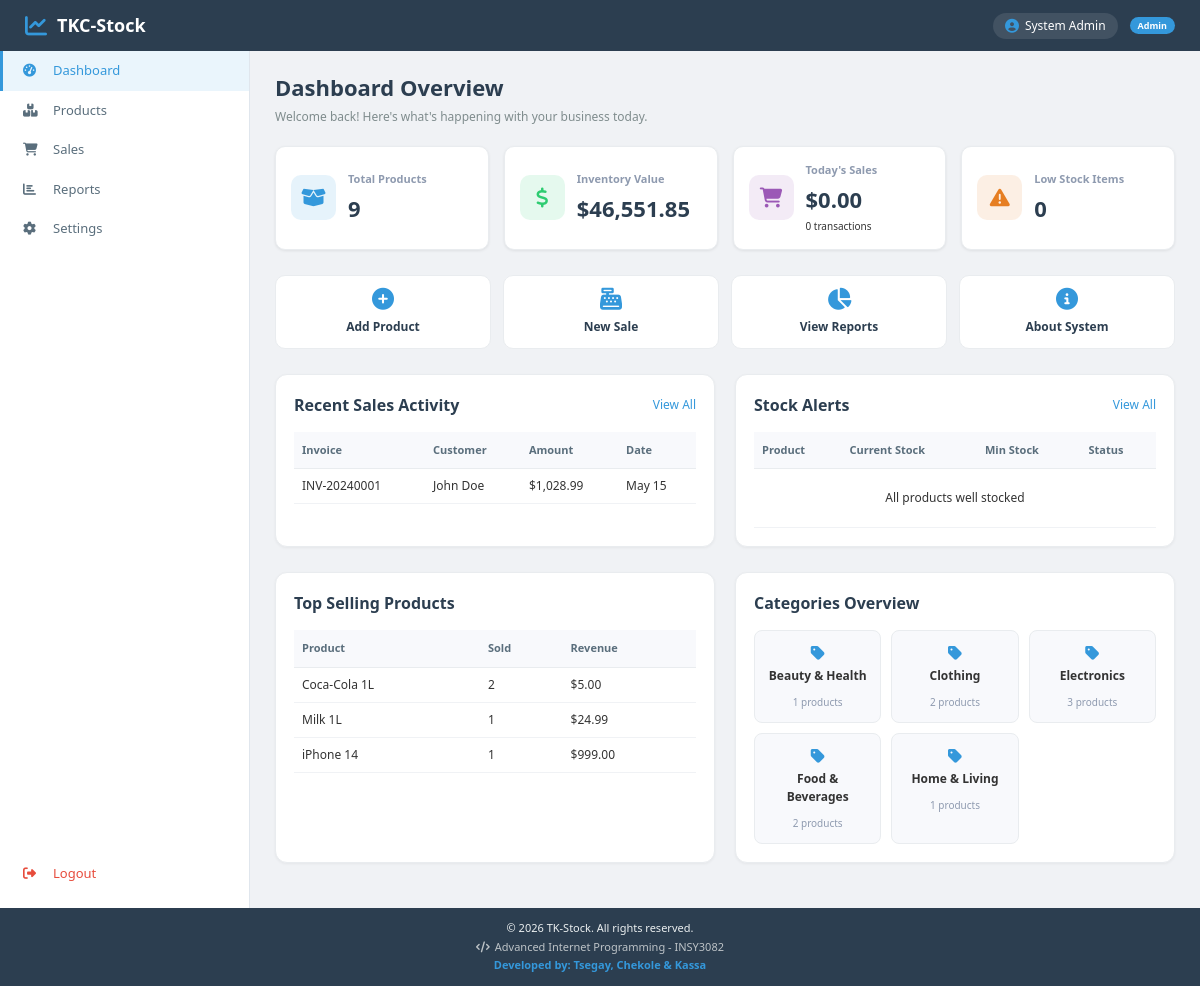
The app's page /index.php?action=dashboard (signed in) with its own data.
### tables this page shows
CREATE TABLE sales (
    id INT(11) UNSIGNED AUTO_INCREMENT PRIMARY KEY,
    invoice_no VARCHAR(50) NOT NULL UNIQUE,
    user_id INT(11) UNSIGNED NOT NULL,
    customer_name VARCHAR(100) DEFAULT 'Walk-in Customer',
    customer_phone VARCHAR(20) DEFAULT NULL,
    subtotal DECIMAL(10,2) NOT NULL DEFAULT 0.00,
    discount_type ENUM('percentage', 'fixed') DEFAULT 'fixed',
    discount_value DECIMAL(10,2) DEFAULT 0.00,
    discount_amount DECIMAL(10,2) DEFAULT 0.00,
    tax_rate DECIMAL(5,2) DEFAULT 0.00,
    tax_amount DECIMAL(10,2) DEFAULT 0.00,
    total_amount DECIMAL(10,2) NOT NULL DEFAULT 0.00,
    payment_method ENUM('cash', 'card', 'mobile') DEFAULT 'cash',
    payment_status ENUM('paid', 'pending', 'cancelled') DEFAULT 'paid',
    notes TEXT,
    created_at TIMESTAMP DEFAULT CURRENT_TIMESTAMP,
    FOREIGN KEY (user_id) REFERENCES users(id),
    INDEX idx_invoice (invoice_no),
    INDEX idx_date (created_at),
    INDEX idx_customer (customer_name)
);

CREATE TABLE products (
    id INT(11) UNSIGNED AUTO_INCREMENT PRIMARY KEY,
    name VARCHAR(100) NOT NULL,
    description TEXT,
    sku VARCHAR(50) UNIQUE,
    price DECIMAL(10,2) NOT NULL DEFAULT 0.00,
    cost_price DECIMAL(10,2) DEFAULT 0.00,
    quantity INT(11) NOT NULL DEFAULT 0,
    min_stock_level INT(11) DEFAULT 5,
    category_id INT(11) UNSIGNED,
    image VARCHAR(255) DEFAULT NULL,
    barcode VARCHAR(100) DEFAULT NULL,
    is_active TINYINT(1) DEFAULT 1,
    created_at TIMESTAMP DEFAULT CURRENT_TIMESTAMP,
    updated_at TIMESTAMP DEFAULT CURRENT_TIMESTAMP ON UPDATE CURRENT_TIMESTAMP,
    FOREIGN KEY (category_id) REFERENCES categories(id) ON DELETE SET NULL,
    INDEX idx_category (category_id),
    INDEX idx_price (price),
    INDEX idx_quantity (quantity)
);

CREATE TABLE categories (
    id INT(11) UNSIGNED AUTO_INCREMENT PRIMARY KEY,
    name VARCHAR(50) NOT NULL UNIQUE,
    description TEXT,
    created_at TIMESTAMP DEFAULT CURRENT_TIMESTAMP,
    product_count INT DEFAULT 0,
    is_active TINYINT(1) DEFAULT 1
);

### controllers/DashboardController.php (called while the page is built, shortened)
<?php
require_once BASE_PATH . '/models/Product.php';
require_once BASE_PATH . '/models/Sale.php';
require_once BASE_PATH . '/models/Category.php';
class DashboardController
{
    private $productModel;
    private $saleModel;
    private $categoryModel;
    public function __construct($db)
    {
        $this->productModel = new Product($db);
        $this->saleModel = new Sale($db);
        $this->categoryModel = new Category($db);
    }
    public function index()
    {
        $product_stats = $this->productModel->getStats();
        $sale_stats = $this->saleModel->getStats();
        $low_stock = $this->productModel->getLowStockProducts();
        $recent_sales = $this->saleModel->getRecent(5);
        $top_products = $this->saleModel->getTopProducts(5);
        $categories = $this->categoryModel->getAll();
        require_once BASE_PATH . '/views/dashboard/index.php';
    }
}

### models/Product.php (called while the page is built, shortened)
<?php
class Product
{
    private $conn;
    private $table = 'products';
    public function __construct($db)
    {
        $this->conn = $db;
    }
    public function getLowStockProducts()
    {
        $query = "SELECT * FROM " . $this->table . "
                  WHERE quantity <= min_stock_level AND quantity > 0 AND is_active = 1";
        return $this->conn->query($query)->fetch_all(MYSQLI_ASSOC);
    }
    public function getOutOfStock()
    {
        $query = "SELECT * FROM " . $this->table . "
                  WHERE quantity = 0 AND is_active = 1";
        return $this->conn->query($query)->fetch_all(MYSQLI_ASSOC);
    }
    public function getStats()
    {
        $stats = [];
        $result = $this->conn->query("SELECT COUNT(*) as total FROM " . $this->table . " WHERE is_active = 1");
        $stats['total_products'] = $result->fetch_assoc()['total'];
        $result = $this->conn->query("SELECT SUM(price * quantity) as value FROM " . $this->table);
        $stats['total_value'] = $result->fetch_assoc()['value'] ?? 0;
        $stats['low_stock'] = count($this->getLowStockProducts());
        $stats['out_of_stock'] = count($this->getOutOfStock());
        return $stats;
    }
}

### models/Sale.php (called while the page is built, shortened)
<?php
class Sale
{
    private $conn;
    public function __construct($db)
    {
        $this->conn = $db;
    }
    public function getStats()
    {
        $stats = [];
        $result = $this->conn->query("SELECT COALESCE(SUM(total_amount), 0) as total, COUNT(*) as count FROM sales WHERE DATE(created_at) = CURDATE() AND payment_status = 'paid'");
        $stats['today'] = $result->fetch_assoc();
        $result = $this->conn->query("SELECT COALESCE(SUM(total_amount), 0) as total, COUNT(*) as count FROM sales WHERE MONTH(created_at) = MONTH(CURDATE()) AND YEAR(created_at) = YEAR(CURDATE())");
        $stats['month'] = $result->fetch_assoc();
        $result = $this->conn->query("SELECT COALESCE(SUM(total_amount), 0) as total, COUNT(*) as count FROM sales");
        $stats['total'] = $result->fetch_assoc();
        return $stats;
    }
    public function getTopProducts($limit = 5)
    {
        $query = "SELECT p.id, p.name, SUM(si.quantity) as total_sold, SUM(si.subtotal) as revenue
                  FROM sale_items si
                  JOIN products p ON si.product_id = p.id
                  GROUP BY p.id
                  ORDER BY total_sold DESC
                  LIMIT $limit";
        $result = $this->conn->query($query);
        return $result->fetch_all(MYSQLI_ASSOC);
    }
    public function getRecent($limit = 5)
    {
        $query = "SELECT s.*, u.username as cashier_name
                  FROM sales s
                  LEFT JOIN users u ON s.user_id = u.id
                  ORDER BY s.created_at DESC
                  LIMIT $limit";
        return $this->conn->query($query)->fetch_all(MYSQLI_ASSOC);
    }
}

### models/Category.php (called while the page is built, shortened)
<?php
class Category
{
    private $conn;
    private $table = 'categories';
    public function __construct($db)
    {
        $this->conn = $db;
    }
    public function getAll()
    {
        $query = "SELECT c.*, COUNT(p.id) as product_count
                  FROM " . $this->table . " c
                  LEFT JOIN products p ON p.category_id = c.id AND p.is_active = 1
                  GROUP BY c.id
                  ORDER BY c.name";
        $result = $this->conn->query($query);
        return $result->fetch_all(MYSQLI_ASSOC);
    }
}

### views/dashboard/index.php (the view, shortened to what this page needs)
<?php
require_once BASE_PATH . '/views/layouts/header.php';
require_once BASE_PATH . '/views/layouts/sidebar.php';
?>
<div class="page-header">
    <h2>Dashboard Overview</h2>
    <p>Welcome back! Here's what's happening with your business today.</p>
</div>
<div class="stats-row">
    <div class="stat-card">
        <div class="stat-icon blue">
            <i class="fas fa-box-open"></i>
        </div>
        <div class="stat-info">
            <h3>Total Products</h3>
            <p class="stat-number"><?php echo number_format($product_stats['total_products'] ?? 0); ?></p>
        </div>
    </div>
    <div class="stat-card">
        <div class="stat-icon green">
            <i class="fas fa-dollar-sign"></i>
        </div>
        <div class="stat-info">
            <h3>Inventory Value</h3>
            <p class="stat-number">$<?php echo number_format($product_stats['total_value'] ?? 0, 2); ?></p>
        </div>
    </div>
    <div class="stat-card">
        <div class="stat-icon purple">
            <i class="fas fa-shopping-cart"></i>
        </div>
        <div class="stat-info">
            <h3>Today's Sales</h3>
            <p class="stat-number">$<?php echo number_format($sale_stats['today']['total'] ?? 0, 2); ?></p>
            <p class="stat-change"><?php echo $sale_stats['today']['count'] ?? 0; ?> transactions</p>
        </div>
    </div>
    <div class="stat-card">
        <div class="stat-icon orange">
            <i class="fas fa-exclamation-triangle"></i>
        </div>
        <div class="stat-info">
            <h3>Low Stock Items</h3>
            <p class="stat-number"><?php echo count($low_stock); ?></p>
        </div>
    </div>
</div>
<div class="actions-row">
    <a href="index.php?action=products-create" class="action-btn">
        <i class="fas fa-plus-circle"></i>
        <span>Add Product</span>
    </a>
    <a href="index.php?action=sales" class="action-btn">
        <i class="fas fa-cash-register"></i>
        <span>New Sale</span>
    </a>
    <a href="index.php?action=reports" class="action-btn">
        <i class="fas fa-chart-pie"></i>
        <span>View Reports</span>
    </a>
    <a href="#" class="action-btn" onclick="alert('About TKC-Stock - Smart Inventory Management System v2.0')">
        <i class="fas fa-info-circle"></i>
        <span>About System</span>
    </a>
</div>
<div class="two-column">
    <div class="dashboard-section">
        <div class="section-header">
            <h3>Recent Sales Activity</h3>
            <a href="index.php?action=sales" class="view-all">View All</a>
        </div>
        <div class="table-container">
            <table class="data-table">
                <thead>
                    <tr>
                        <th>Invoice</th>
                        <th>Customer</th>
                        <th>Amount</th>
                        <th>Date</th>
                    </tr>
                </thead>
                <tbody>
                    <?php if (!empty($recent_sales)): ?>
                        <?php foreach ($recent_sales as $sale): ?>
                            <tr>
                                <td><?php echo $sale['invoice_no']; ?></td>
                                <td><?php echo htmlspecialchars($sale['customer_name']); ?></td>
                                <td>$<?php echo number_format($sale['total_amount'], 2); ?></td>
                                <td><?php echo date('M d', strtotime($sale['created_at'])); ?></td>
                            </tr>
                        <?php endforeach; ?>
                    <?php else: ?>
                        <tr>
                            <td colspan="4" style="text-align:center; padding:20px;">No sales yet</td>
                        </tr>
                    <?php endif; ?>
                </tbody>
            </table>
        </div>
    </div>
    <div class="dashboard-section">
        <div class="section-header">
            <h3>Stock Alerts</h3>
            <a href="index.php?action=products" class="view-all">View All</a>
        </div>
        <div class="table-container">
            <table class="data-table">
                <thead>
                    <tr>
                        <th>Product</th>
                        <th>Current Stock</th>
                        <th>Min Stock</th>
                        <th>Status</th>
                    </tr>
                </thead>
                <tbody>
                    <?php if (!empty($low_stock)): ?>
                        <?php foreach ($low_stock as $product): ?>
                            <tr>
                                <td><?php echo htmlspecialchars($product['name']); ?></td>
                                <td><?php echo $product['quantity']; ?></td>
                                <td><?php echo $product['min_stock_level']; ?></td>
                                <td><span style="color:#e74c3c; font-size:10px;">⚠ Low Stock</span></td>
                            </tr>
                        <?php endforeach; ?>
                    <?php else: ?>
                        <tr>
                            <td colspan="4" style="text-align:center; padding:20px;">All products well stocked</td>
                        </tr>
                    <?php endif; ?>
                </tbody>
            </table>
        </div>
    </div>
</div>
<div class="two-column">
    <div class="dashboard-section">
        <div class="section-header">
            <h3>Top Selling Products</h3>
        </div>
        <div class="table-container">
            <table class="data-table">
                <thead>
                    <tr>
                        <th>Product</th>
                        <th>Sold</th>
                        <th>Revenue</th>
                    </tr>
                </thead>
                <tbody>
                    <?php if (!empty($top_products)): ?>
                        <?php foreach ($top_products as $product): ?>
                            <tr>
                                <td><?php echo htmlspecialchars($product['name']); ?></td>
                                <td><?php echo $product['total_sold']; ?></td>
                                <td>$<?php echo number_format($product['revenue'], 2); ?></td>
                            </tr>
                        <?php endforeach; ?>
                    <?php else: ?>
                        <tr>
                            <td colspan="3" style="text-align:center; padding:20px;">No data yet</td>
                        </tr>
                    <?php endif; ?>
                </tbody>
            </table>
        </div>
    </div>
    <div class="dashboard-section">
        <div class="section-header">
            <h3>Categories Overview</h3>
        </div>
        <div class="categories-grid">
            <?php foreach ($categories as $cat): ?>
                <div class="category-card">
                    <i class="fas fa-tag"></i>
                    <p><?php echo htmlspecialchars($cat['name']); ?></p>
                    <span><?php echo $cat['product_count'] ?? 0; ?> products</span>
                </div>
            <?php endforeach; ?>
        </div>
    </div>
</div>
<?php require_once BASE_PATH . '/views/layouts/footer.php'; ?>

### records on screen
sales: invoice_no "INV-20240001", customer_name "John Doe", total_amount "1,028.99", created_at "May 15"
products: name "Coca-Cola 1L", total_sold "2", revenue "5.00"
products: name "Milk 1L", total_sold "1", revenue "24.99"
products: name "iPhone 14", total_sold "1", revenue "999.00"
categories: name "Beauty & Health", product_count "1"
categories: name "Clothing", product_count "2"
categories: name "Electronics", product_count "3"
categories: name "Food & Beverages", product_count "2"
categories: name "Home & Living", product_count "1"

### other values on screen
$_SESSION['full_name'] "System Admin"
$_SESSION['role'] "Admin"
$product_stats['total_products'] "9"
$product_stats['total_value'] "46,551.85"
$sale_stats['today']['total'] "0.00"
$sale_stats['today']['count'] "0"
count($low_stock) "0"
